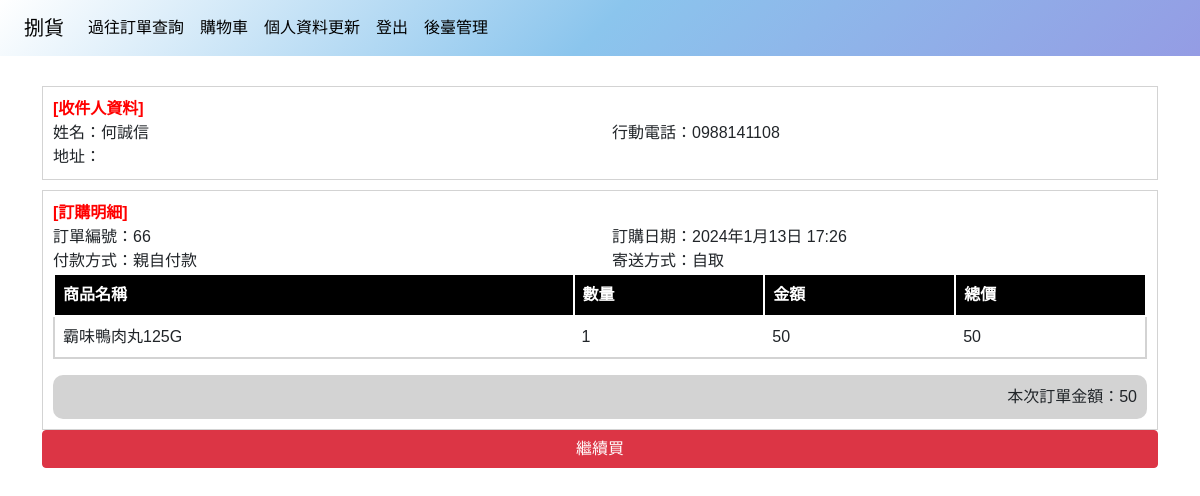
Page /OrderManagement/cartok/ (signed in) on the earlier database version.
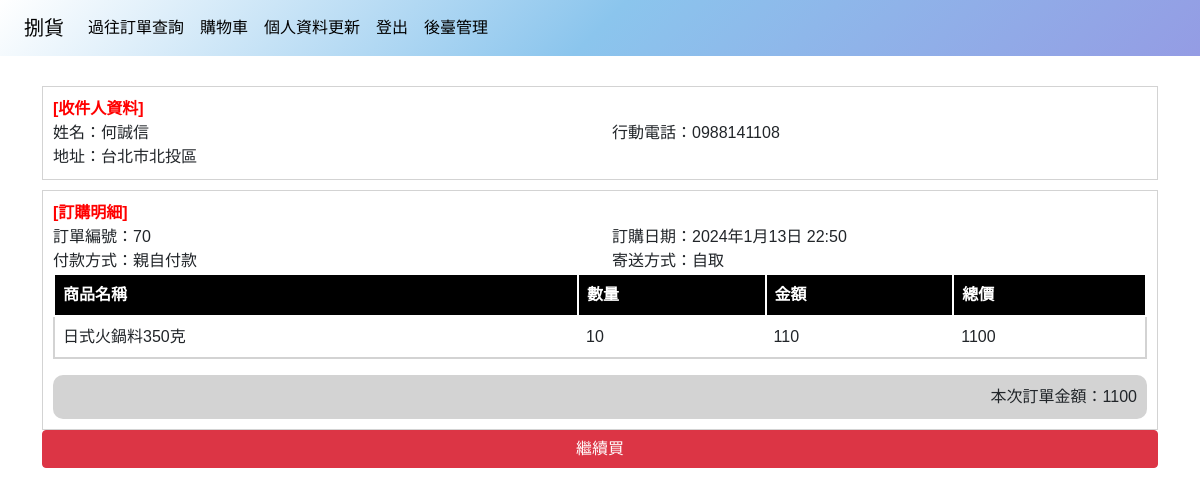
Same page on the later database version.
### OrderManagement/models.py (models this page shows, shortened)
class Orders(models.Model):
    State_CHOICES = (
        (0, '代處理'),
        (1, '已處理'),
    )
    Delivery_CHOICES = (
        (0, '自取'),
        (1, '寄送'),
    )
    Payment_CHOICES = (
        (0, '親自付款'),
        (1, '貨到付款'),
    )
    User=models.ForeignKey(User, on_delete=models.DO_NOTHING,verbose_name="類別")
    branch = models.ForeignKey(Branchs,on_delete=models.DO_NOTHING,verbose_name='店家',null=True, blank=True)
    Time=models.DateTimeField(auto_now_add=True)
    Delivery_method=models.IntegerField(choices=Delivery_CHOICES,default=1,verbose_name="運送方式",null=True, blank=True)
    Delivery_state=models.IntegerField(choices=State_CHOICES,default=1,verbose_name="運送狀態",null=True, blank=True)
    Payment_method=models.IntegerField(choices=Payment_CHOICES,default=1,verbose_name="付款方式",null=True, blank=True)
    Payment_time=models.DateTimeField(null=True, blank=True,verbose_name='付款時間')
    Address = models.CharField(max_length=255,verbose_name='地址')
    Total=models.IntegerField(null=False,verbose_name='總價格')
    class Meta:
        verbose_name = "訂單"
        verbose_name_plural = '訂單'

class OrderDetails(models.Model):
    Order = models.ForeignKey(Orders, on_delete=models.CASCADE,verbose_name='訂單編號')
    Products=models.ForeignKey(Products,on_delete=models.DO_NOTHING,verbose_name='商品')
    Number=models.IntegerField(verbose_name="數量")
    Price=models.IntegerField(null=False,verbose_name='價格')
    Total=models.IntegerField(null=False,verbose_name='總價格')
    class Meta:
        verbose_name = "訂單明細"
        verbose_name_plural = '訂單明細'

### Product/models.py (models this page shows)
class Products(models.Model):
    Sh_CHOICES = (
        (0, '下架'),
        (1, '上架'),
    )
    Category=models.ForeignKey(Categories, on_delete=models.CASCADE,verbose_name="類別",null=True, blank=True)
    Item_name=models.CharField(max_length=99,verbose_name="貨品名稱",null=True, blank=True)
    Price=models.IntegerField(verbose_name="建議售價")
    Import_price=models.IntegerField(verbose_name="成本價")
    Specification=models.CharField(max_length=99,verbose_name="規格",null=True, blank=True)
    Sh=models.IntegerField(choices=Sh_CHOICES,default=1,verbose_name="上/下架")
    class Meta:
        verbose_name = "商品管理"
        verbose_name_plural = '商品管理'  # 中文名稱
    def __str__(self):
        return str(self.Item_name)

### OrderManagement/views.py (the view)
# urls.py: path('cartok/',views.cartok,name='cartok'),
def cartok(request):
    if request.user.is_authenticated:
        current_user = request.user
        latest_order = Orders.objects.latest('id')
        order_detail = OrderDetails.objects.filter(Order=latest_order)
        Payment_method_display = latest_order.get_Payment_method_display()
        Delivery_method_display = latest_order.get_Delivery_method_display()
        context={
            'title':'訂單完成',
            'user':current_user,
            'Payment_method':Payment_method_display,
            'Delivery_method':Delivery_method_display,
            'order_detail':order_detail,
            'order':latest_order
        }
        return render(request, 'cartok.html',context )

### OrderManagement/templates/cartok.html (shortened to what this page needs)
{% extends 'index/base.html' %}
{%load static%}
{% block content %}
<div class="cartok mb-10">
    <div class="container">
        <div class="row d-flex align-items-center">
            <div class="col-md-12" style="border: 1px solid lightgrey;padding:10px;margin-bottom:10px;margin-top:30px;">
                <div class="row">
                    <div style="color:red;font-weight:600">[收件人資料]</div>
                    <div class="col-md-6">
                        姓名：{{user.user_name}}
                    </div>
                    <div class="col-md-6">
                        行動電話：{{user.phone_number}}
                    </div>
                    <div class="col-md-12">
                        地址：{{order.Address}}
                    </div>
                </div>
            </div>
            <div class="col-md-12" style="border: 1px solid lightgrey;padding:10px;">
                <div class="row">
                    <div style="color: red; font-weight: 600">[訂購明細]</div>
                    <div class="col-md-6">
                        訂單編號：{{order.id}}
                    </div>
                    <div class="col-md-6">
                        訂購日期：{{order.Time}}
                    </div>
                    <div class="col-md-6">
                        付款方式：{{ Payment_method }}
                    </div>
                    <div class="col-md-6">
                        寄送方式：{{ Delivery_method }}
                    </div>
                    <div class="col-md-12">
                        <table id="tb_order" class="table" cellpadding="10">
                            <thead>
                                <tr>
                                    <th>商品名稱</th>
                                    <th>數量</th>
                                    <th>金額</th>
                                    <th>總價</th>
                                </tr>
                            </thead>
                            <tbody>
                                {% for product in order_detail %}
                                <tr>
                                    <td>{{ product.Products }}</td>
                                    <td>{{product.Number}}</td>
                                    <td>{{product.Price}}</td>
                                    <td>{{product.Total}}</td>
                                </tr>
                                {% endfor %}
                            </tbody>
                        </table>
                    </div>
                </div>
                <div class="col-md-12" id="dv_money">
                    本次訂單金額：{{order.Total}}
                </div>
            </div>
            <a href="{% url 'home' %}"  class="btn btn-danger">繼續買</a>
        </div>
    </div>
</div>
{% endblock %}

Differences in the rows shown:
no longer on this page (row unchanged): Orders: id "66", Time "2024年1月13日 17:26", Total "50"
no longer on this page (row unchanged): OrderDetails: Products "霸味鴨肉丸125G", Number "1", Price "50", Total "50"
added Orders: Address "台北市北投區", id "70", Time "2024年1月13日 22:50", Total "1100"
added OrderDetails: Products "日式火鍋料350克", Number "10", Price "110", Total "1100"
